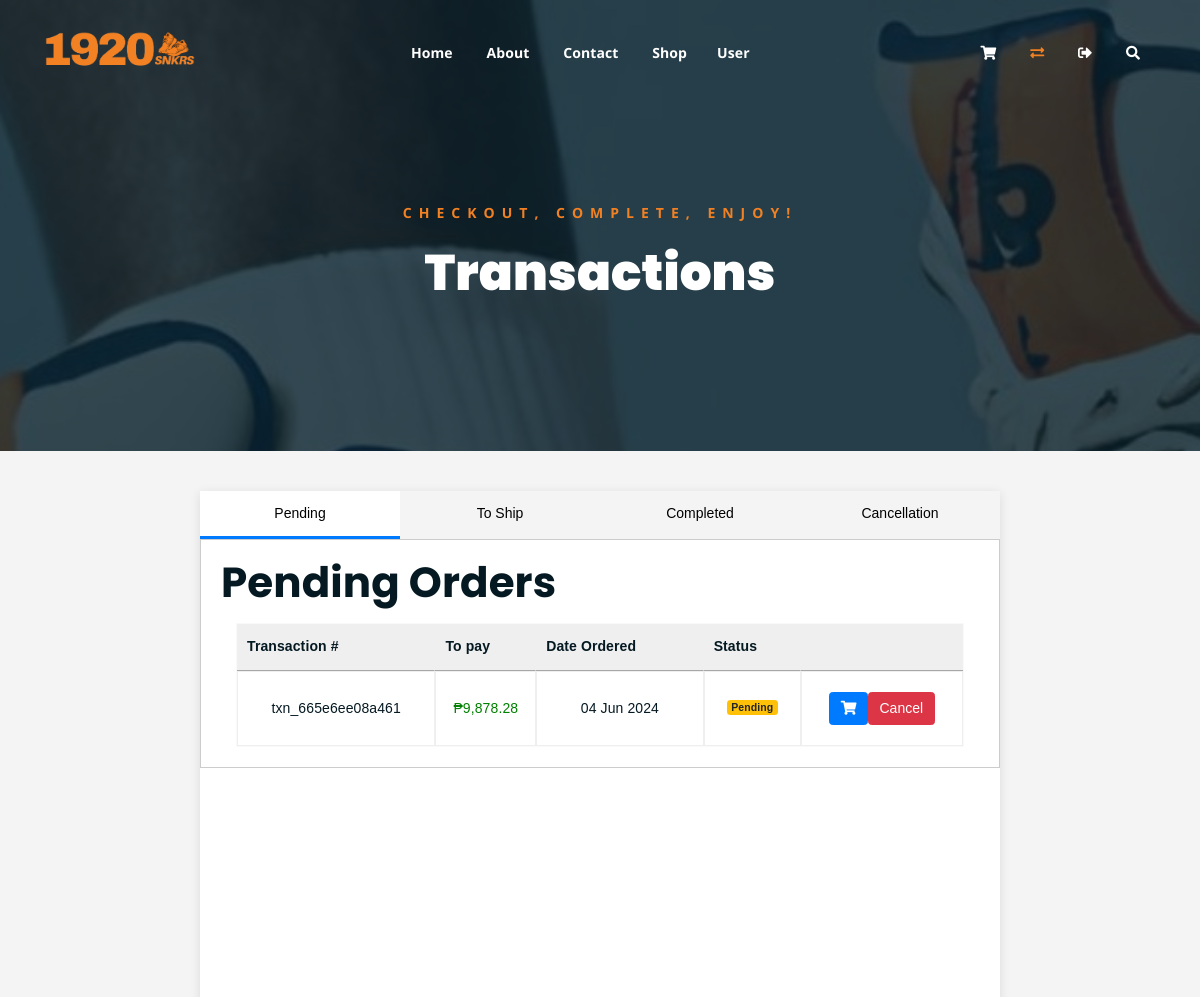
Before: /user/transactions.php (signed in, upper part) with the older database file.
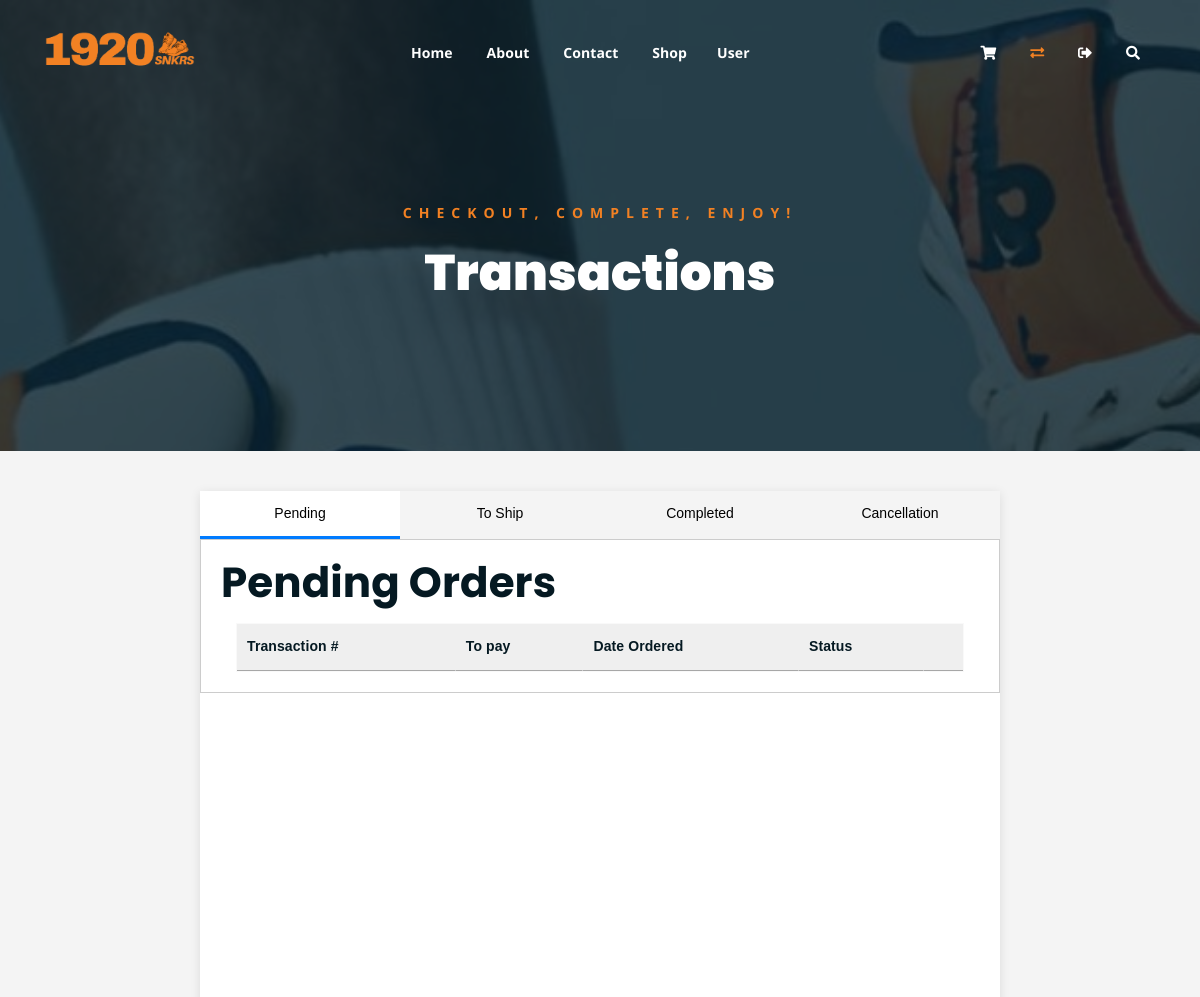
After: the same page with the newer database file.
### tables this page shows
CREATE TABLE `orders` (
  `order_id` int(11) NOT NULL,
  `transaction_number` varchar(255) DEFAULT NULL,
  `userid` int(11) DEFAULT NULL,
  `total_amount` decimal(10,2) DEFAULT NULL,
  `note` text DEFAULT NULL,
  `created_at` timestamp NOT NULL DEFAULT current_timestamp(),
  `order_status` varchar(20) DEFAULT 'Pending',
  `imgURL` varchar(255) DEFAULT NULL,
  `updated_at` timestamp NOT NULL DEFAULT current_timestamp() ON UPDATE current_timestamp()
);

### user/function/transaction-table/pending-table.php (shortened to what this page needs)
<div class="container">
	<div class="row">
		<div class="col-lg-12 col-md-12">
			<div class="cart-table-wrap">
				<table class="cart-table dataTable" style="width: 100%;">
					<thead id="pendingTable" class="cart-table-head">
						<tr class="table-head-row">
							<th>Transaction #</th>
							<th>To pay</th>
							<th>Date Ordered</th>
							<th>Status</th>
							<th></th>
						</tr>
					</thead>
					<tbody>
						<?php
						$queryPending = "SELECT * FROM orders WHERE order_status = 'Pending' AND userid = ?";
						$stmtPending = $link->prepare($queryPending);
						$stmtPending->bind_param("i", $verifiedUID);
						$stmtPending->execute();
						$resultPending = $stmtPending->get_result();
						while ($row = $resultPending->fetch_assoc()) {
							$status = $row['order_status'];
							$order_id = $row['order_id'];
							$transaction_number = $row['transaction_number'];
							$createdAt = date('d M Y', strtotime($row['created_at']));
							$checkCancellationQuery = "SELECT * FROM cancellation_request WHERE order_id = ? AND status = 0";
							$stmtCancellation = $link->prepare($checkCancellationQuery);
							$stmtCancellation->bind_param("i", $order_id);
							$stmtCancellation->execute();
							$resultCancellation = $stmtCancellation->get_result();
							$cancellationExists = $resultCancellation->num_rows > 0;
							if ($status === 'Pending') {
								$statusLabel = '<label class="badge badge-warning">Pending</label>';
							} else {
								$statusLabel = $status;
							}
							echo "<tr>
							<td data-label='Transaction #'>{$transaction_number}</td>
							<td data-label='To pay' style='color: green;'>₱" . number_format($row['total_amount'], 2, '.', ',') . "</td>
							<td data-label='Date Ordered'>{$createdAt}</td>
							<td data-label='Status'>";
							if (!$cancellationExists) {
								echo $statusLabel;
							} else {
								echo "<label class='badge badge-secondary'>Cancellation Pending</label>";
							}
							echo "</td>
							<td data-label='Actions'>
								<button type='button' data-txn='{$transaction_number}' class='view-order btn btn-primary btn-md'><i class='fas fa-shopping-cart'></i></button>";
							if (!$cancellationExists) {
								echo "<button type='button' class='cancel_request btn btn-danger btn-md' data-order_id='$order_id'>Cancel</button>";
							}
							echo "</td></tr>";
						}
						?>
					</tbody>
				</table>
			</div>
		</div>
	</div>
</div>

Changed rows visible on the page:
removed orders: transaction_number "txn_665e6ee08a461", total_amount "9,878.28", created_at "04 Jun 2024", order_status "Pending"
